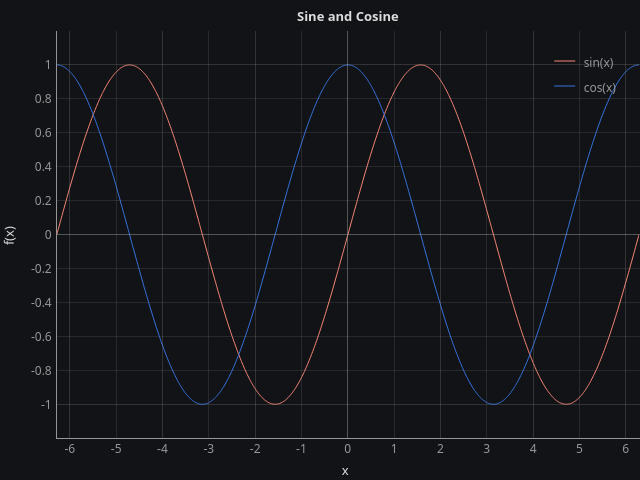

Recreate this plot in Python.
#!/usr/bin/env python
# File: pyqtplot15.py
# Name: D.Saravanan
# Date: 21/07/2023

""" Script to create plot using the PlotWidget in PyQtGraph """

import sys

import numpy as np
import pyqtgraph as pg
from PyQt6 import QtCore, QtWidgets

pg.setConfigOptions(antialias=True)


class MainWindow(QtWidgets.QMainWindow):
    """Subclass of QMainWindow to customize application's main window."""

    def __init__(self, xval, wav1, wav2):
        super().__init__()
        self.xval = xval
        self.wav1 = wav1
        self.wav2 = wav2
        self.nval = 0

        # set the size parameters (width, height) pixels
        self.setFixedSize(QtCore.QSize(640, 480))

        # set the central widget of the window
        self.graphWidget = pg.PlotWidget()
        self.setCentralWidget(self.graphWidget)

        # set the background color using hex notation #121317 as string
        self.graphWidget.setBackground("#121317")

        # set the main plot title, text color, text size, text weight, text style
        self.graphWidget.setTitle(
            "Sine and Cosine", color="#dcdcdc", size="10pt", bold=True, italic=False
        )

        # set the axis labels (position and text), style parameters
        styles = {"color": "#dcdcdc", "font-size": "10pt"}
        self.graphWidget.setLabel("left", "f(x)", **styles)
        self.graphWidget.setLabel("bottom", "x", **styles)

        # set the legend which represents given line
        self.graphWidget.addLegend(offset=(-10, 10))

        # set the background grid for both the x and y axis
        self.graphWidget.showGrid(x=True, y=True, alpha=0.5)

        # graphPlot method call
        self.graphPlot(self.xval, self.wav1, self.wav2)

    def graphPlot(self, xval, wav1, wav2):
        """Method accepts x and y parameters to plot."""

        # set the axis limits within the specified ranges and padding
        self.graphWidget.setXRange(xval[0], xval[-1], padding=0)
        self.graphWidget.setYRange(min(wav1), max(wav1), padding=0.1)

        # plot data: x, y values with lines drawn using Qt's QPen types
        self.data_line1 = self.graphWidget.plot(
            xval[0:1], wav1[0:1], name="sin(x)", pen=pg.mkPen(color="#fa8775")
        )
        self.data_line2 = self.graphWidget.plot(
            xval[0:1], wav2[0:1], name="cos(x)", pen=pg.mkPen(color="#3574e2")
        )

        self.timer = QtCore.QTimer()
        self.timer.setInterval(50)
        self.timer.timeout.connect(self.update_data_line)
        self.timer.start()

    def update_data_line(self):
        """Method uses QTimer to update the data every 50ms."""
        self.nval = self.nval + 1
        self.data_line1.setData(self.xval[0 : self.nval], self.wav1[0 : self.nval])
        self.data_line2.setData(self.xval[0 : self.nval], self.wav2[0 : self.nval])


def main():
    """Need one (and only one) QApplication instance per application.
    Pass in sys.argv to allow command line arguments for the application.
    If no command line arguments than QApplication([]) is required."""
    app = QtWidgets.QApplication(sys.argv)

    xval = np.linspace(-2 * np.pi, 2 * np.pi, 1000, retstep=False)

    # an instance of the class MainWindow
    window = MainWindow(xval, np.sin(xval), np.cos(xval))
    window.show()  # windows are hidden by default

    sys.exit(app.exec())  # start the event loop


if __name__ == "__main__":
    main()
